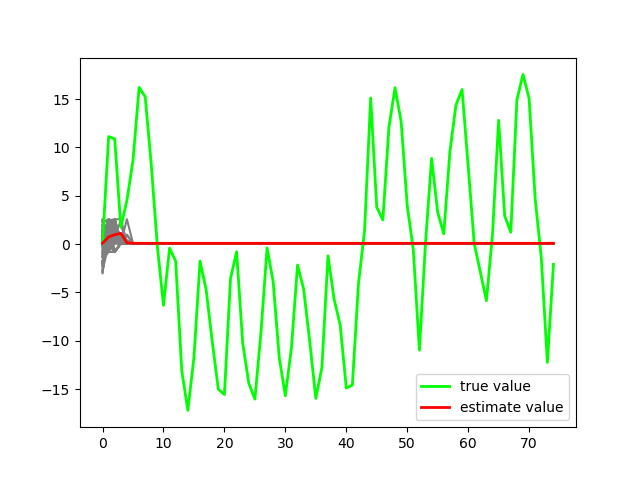

Here is the Python script that generated this plot:
import numpy as np
import matplotlib.pyplot as plt


def estimate(particles, weights):
    """returns mean and variance of the weighted particles"""
    mean = np.average(particles, weights=weights)
    var = np.average((particles - mean) ** 2, weights=weights)
    return mean, var


def simple_resample(particles, weights):
    N = len(particles)
    cumulative_sum = np.cumsum(weights)
    cumulative_sum[-1] = 1.  # avoid round-off error
    rn = np.random.rand(N)
    indexes = np.searchsorted(cumulative_sum, rn)
    # resample according to indexes
    particles[:] = particles[indexes]
    weights.fill(1.0 / N)
    return particles, weights


x = 0.1  # 初始真实状态
x_N = 1  # 系统过程噪声的协方差（由于是一维的，这里就是方差）
x_R = 1  # 测量的协方差
T = 75  # 共进行75次
N = 100  # 粒子数，越大效果越好，计算量也越大

V = 2  # 初始分布的方差
x_P = x + np.random.randn(N) * np.sqrt(V)
x_P_out = [x_P]
h = lambda x, t: x ** 2 / 20 + np.random.randn(1) * np.sqrt(x_R)
# plt.hist(x_P,N, normed=True)

z_out = [h(x, 0)]  # 实际测量值
x_out = [x]  # 测量值的输出向量
x_est = x  # 估计值
x_est_out = [x_est]
# print(x_out)

for t in range(1, T):
    x = 0.5 * x + 25 * x / (1 + x ** 2) + 8 * np.cos(1.2 * (t - 1)) + np.random.randn() * np.sqrt(x_N)
    z = h(x, t)
    # 对于直接依赖于观测变量的粒子，粒子和权重的估计有效
    direct_particles = x_P ** 2
    direct_weights = h(x_P, t) ** 2 / x_R
    w_direct = direct_weights / np.sum(direct_weights)
    x_direct_est, var_direct_est = estimate(direct_particles, w_direct)
    # 对于间接依赖于观测变量的粒子，只更新权重，粒子估计无意义
    indirect_particles = 0.5 * x_P + 25 * x_P / (1 + x_P ** 2) + 8 * np.cos(1.2 * (t - 1)) + np.random.randn(N) * np.sqrt(x_N)
    indirect_weights = (h(indirect_particles, t) - z)**2 / x_R
    w_indirect = np.exp(-indirect_weights/2) / np.sum(np.exp(-indirect_weights/2))
    # 对于每个粒子，用直接依赖的粒子的估计值来估计表示不同粒子值所代表的概率分布的粒子的权重
    resampled_particles = np.copy(x_P)
    resampled_weights = np.copy(w_indirect)
    for i in range(N):
        if np.abs(direct_particles - resampled_particles[i]).argmin() != np.abs(direct_particles - resampled_particles).argmin():
            resampled_weights[i] = w_direct[np.abs(direct_particles - resampled_particles).argmin()]
    # 估计
    x_est, var = estimate(resampled_particles, resampled_weights)
    # 重采样
    x_P, w_resampled = simple_resample(resampled_particles, resampled_weights)
    # 保存数据
    x_out.append(x)
    z_out.append(z)
    x_est_out.append(x_est)
    x_P_out.append(x_P)

# 显示粒子轨迹、真实值、估计值
t = np.arange(0, T)
x_P_out = np.asarray(x_P_out)
for i in range(0, N):
    plt.plot(t, x_P_out[:, i], color='gray')
plt.plot(t, x_out, color='lime', linewidth=2, label='true value')
plt.plot(t, x_est_out, color='red', linewidth=2, label='estimate value')
plt.legend()
plt.show()
